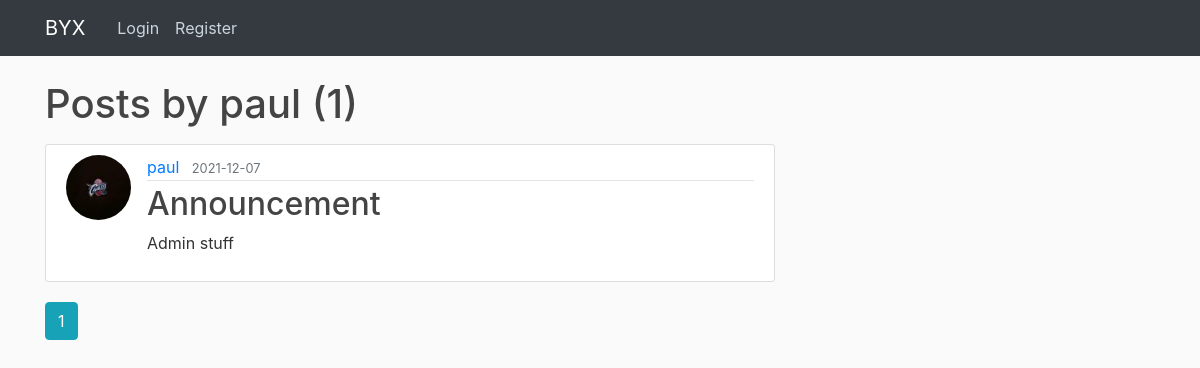
The page /user/paul on the database its author committed.
### Group5/models.py (models this page shows, shortened)
class User(db.Model, UserMixin):
    id = db.Column(db.Integer, primary_key=True)
    username = db.Column(db.String(20), unique=True, nullable=False)
    email = db.Column(db.String(120), unique=True, nullable=False)
    image_file = db.Column(db.String(20), nullable=False, default='default.jpg')
    password = db.Column(db.String(60), nullable=False, default='password')
    posts = db.relationship('Post', backref='author', lazy=True)
    major = db.Column(db.String(60), default="CHANGE")
    year = db.Column(db.String(60), default="CHANGE")
    is_admin = db.Column(db.Boolean, default=False)

class Post(db.Model):
    id = db.Column(db.Integer, primary_key=True)
    title = db.Column(db.String(100), nullable=False)
    date_posted = db.Column(db.DateTime, nullable=False, default=datetime.utcnow)
    content = db.Column(db.Text, nullable=False)
    user_id = db.Column(db.Integer, db.ForeignKey('user.id'), nullable=False)

### Group5/routes.py (the view)
@app.route("/user/<string:username>")
def user_posts(username):
    page = request.args.get('page', 1, type=int)
    user = User.query.filter_by(username=username).first_or_404()
    posts = Post.query.filter_by(author=user) \
        .order_by(Post.date_posted.desc()) \
        .paginate(page=page, per_page=5)
    return render_template('user_posts.html', posts=posts, user=user)

### Group5/templates/user_posts.html
{% extends "layout.html" %}
{% block content %}
    <h1 class="mb-3">Posts by {{ user.username }} ({{ posts.total }})</h1>
    {% for post in posts.items %}
        <article class="media content-section">
          <img class="rounded-circle article-img" src="{{ url_for('static', filename='profile_pics/' + post.author.image_file) }}">
          <div class="media-body">
            <div class="article-metadata">
              <a class="mr-2" href="{{ url_for('user_posts', username=post.author.username) }}">{{ post.author.username }}</a>
              <small class="text-muted">{{ post.date_posted.strftime('%Y-%m-%d') }}</small>
            </div>
            <h2><a class="article-title" href="{{ url_for('post', post_id=post.id) }}">{{ post.title }}</a></h2>
            <p class="article-content">{{ post.content }}</p>
          </div>
        </article>
    {% endfor %}
    {% for page_num in posts.iter_pages(left_edge=1, right_edge=1, left_current=1, right_current=2) %}
      {% if page_num %}
        {% if posts.page == page_num %}
          <a class="btn btn-info mb-4" href="{{ url_for('user_posts', username=user.username, page=page_num) }}">{{ page_num }}</a>
        {% else %}
          <a class="btn btn-outline-info mb-4" href="{{ url_for('user_posts', username=user.username, page=page_num) }}">{{ page_num }}</a>
        {% endif %}
      {% else %}
        ...
      {% endif %}
    {% endfor %}
{% endblock content %}

### Group5/static/main.css (style rules this page uses)
body { background: #fafafa; color: #333333; margin-top: 5rem; }
h1, h2, h3, h4, h5, h6 { color: #444444; }
.content-section { background: #ffffff; padding: 10px 20px; border: 1px solid #dddddd; border-radius: 3px; margin-bottom: 20px; }
.article-title { color: #444444; }
.article-content { white-space: pre-line; }
.article-img { height: 65px; width: 65px; margin-right: 16px; }
.article-metadata { padding-bottom: 1px; margin-bottom: 4px; border-bottom: 1px solid #e3e3e3 }

### rows shown on the page
User: username "paul"
Post: image_file (picture), author.username "paul", date_posted "2021-12-07", title "Announcement", content "Admin stuff"

### other values the page prints
{{ posts.total }} "1"
{{ page_num }} "1"
